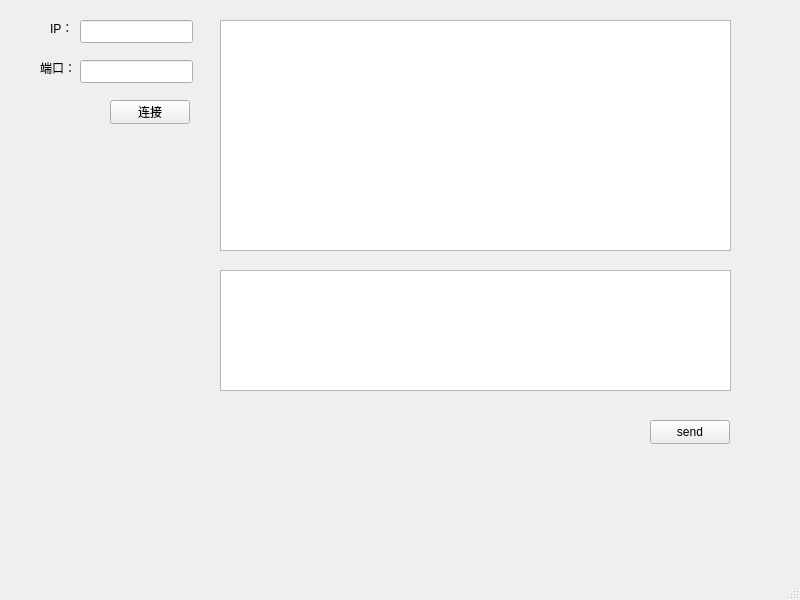
<?xml version="1.0" encoding="UTF-8"?>
<ui version="4.0">
 <class>MainWindow</class>
 <widget class="QMainWindow" name="MainWindow">
  <property name="geometry">
   <rect>
    <x>0</x>
    <y>0</y>
    <width>800</width>
    <height>600</height>
   </rect>
  </property>
  <property name="windowTitle">
   <string>MainWindow</string>
  </property>
  <widget class="QWidget" name="centralwidget">
   <widget class="QLineEdit" name="lnEt_ip">
    <property name="geometry">
     <rect>
      <x>80</x>
      <y>20</y>
      <width>113</width>
      <height>23</height>
     </rect>
    </property>
   </widget>
   <widget class="QLineEdit" name="lnEt_port">
    <property name="geometry">
     <rect>
      <x>80</x>
      <y>60</y>
      <width>113</width>
      <height>23</height>
     </rect>
    </property>
   </widget>
   <widget class="QTextEdit" name="txEt_data">
    <property name="geometry">
     <rect>
      <x>220</x>
      <y>20</y>
      <width>511</width>
      <height>231</height>
     </rect>
    </property>
   </widget>
   <widget class="QTextEdit" name="txEt_sendata">
    <property name="geometry">
     <rect>
      <x>220</x>
      <y>270</y>
      <width>511</width>
      <height>121</height>
     </rect>
    </property>
   </widget>
   <widget class="QPushButton" name="psBt_send">
    <property name="geometry">
     <rect>
      <x>650</x>
      <y>420</y>
      <width>80</width>
      <height>24</height>
     </rect>
    </property>
    <property name="text">
     <string>send</string>
    </property>
   </widget>
   <widget class="QPushButton" name="psBt_connect">
    <property name="geometry">
     <rect>
      <x>110</x>
      <y>100</y>
      <width>80</width>
      <height>24</height>
     </rect>
    </property>
    <property name="text">
     <string>连接</string>
    </property>
   </widget>
   <widget class="QLabel" name="label">
    <property name="geometry">
     <rect>
      <x>50</x>
      <y>20</y>
      <width>53</width>
      <height>16</height>
     </rect>
    </property>
    <property name="text">
     <string>IP：</string>
    </property>
   </widget>
   <widget class="QLabel" name="label_2">
    <property name="geometry">
     <rect>
      <x>40</x>
      <y>60</y>
      <width>53</width>
      <height>16</height>
     </rect>
    </property>
    <property name="text">
     <string>端口：</string>
    </property>
   </widget>
  </widget>
  <widget class="QMenuBar" name="menubar">
   <property name="geometry">
    <rect>
     <x>0</x>
     <y>0</y>
     <width>800</width>
     <height>21</height>
    </rect>
   </property>
  </widget>
  <widget class="QStatusBar" name="statusbar"/>
 </widget>
 <resources/>
 <connections/>
</ui>
